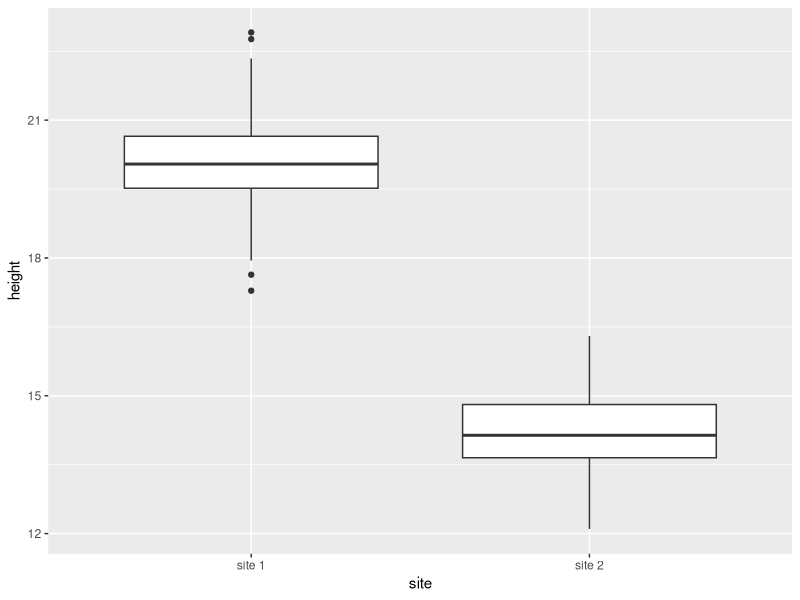
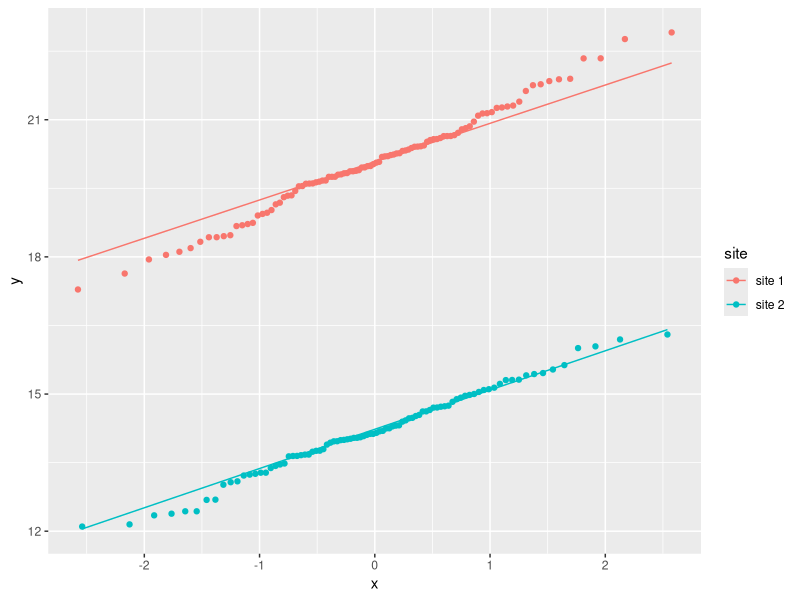
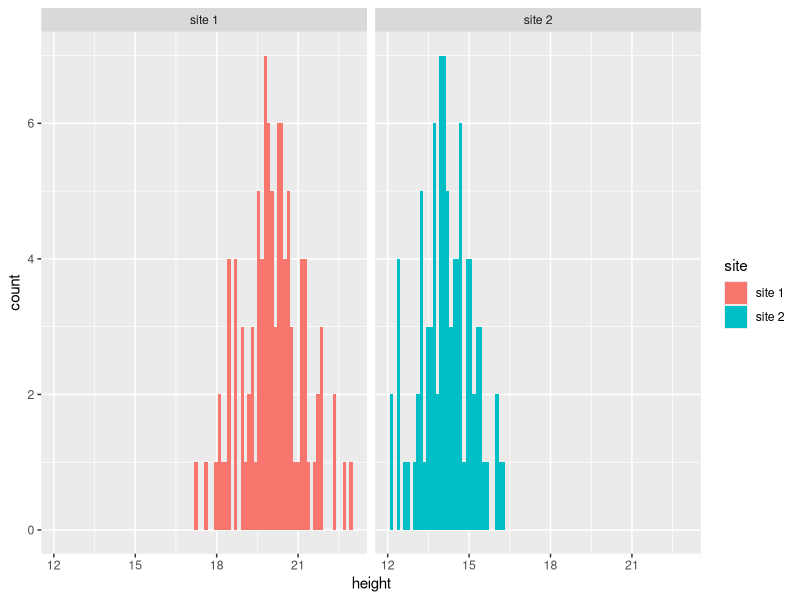

Source code (R) for these figures, in order:
# functions----

# add a value to a vector
x <- c(8,1,4)
add_vec <- function(add){
  add+10
}

add_vec(x)  
# time conversion to India
time <- function(x){
  x + 3.3
}

time(12.38)

# mean fuction----
my_mean <- function(x){
  sum(x)/length(x)
}

my_mean(x)

library(dplyr)

site_1 <- data.frame(site= rep('site 1', 100) ,tree = rep('teak', 100), 
                     height = rnorm(n = 100, mean = 20))

site_2 <- data.frame(site= rep('site 2', 90), tree = rep('teak', 90), 
                     height = rnorm(n = 90, mean = 14))

data <- bind_rows(site_1, site_2)

library(ggplot2)
plot <- ggplot(data, aes(x=site, y= height))
plot+geom_boxplot()

ggplot(data, aes(sample= height, col= site))+
  stat_qq()+ stat_qq_line()

ggplot(data, aes(height, fill=site))+
  geom_histogram(bins = 90)+ facet_wrap(~site)


t.test(height~site, data= data, var.equal=TRUE)
